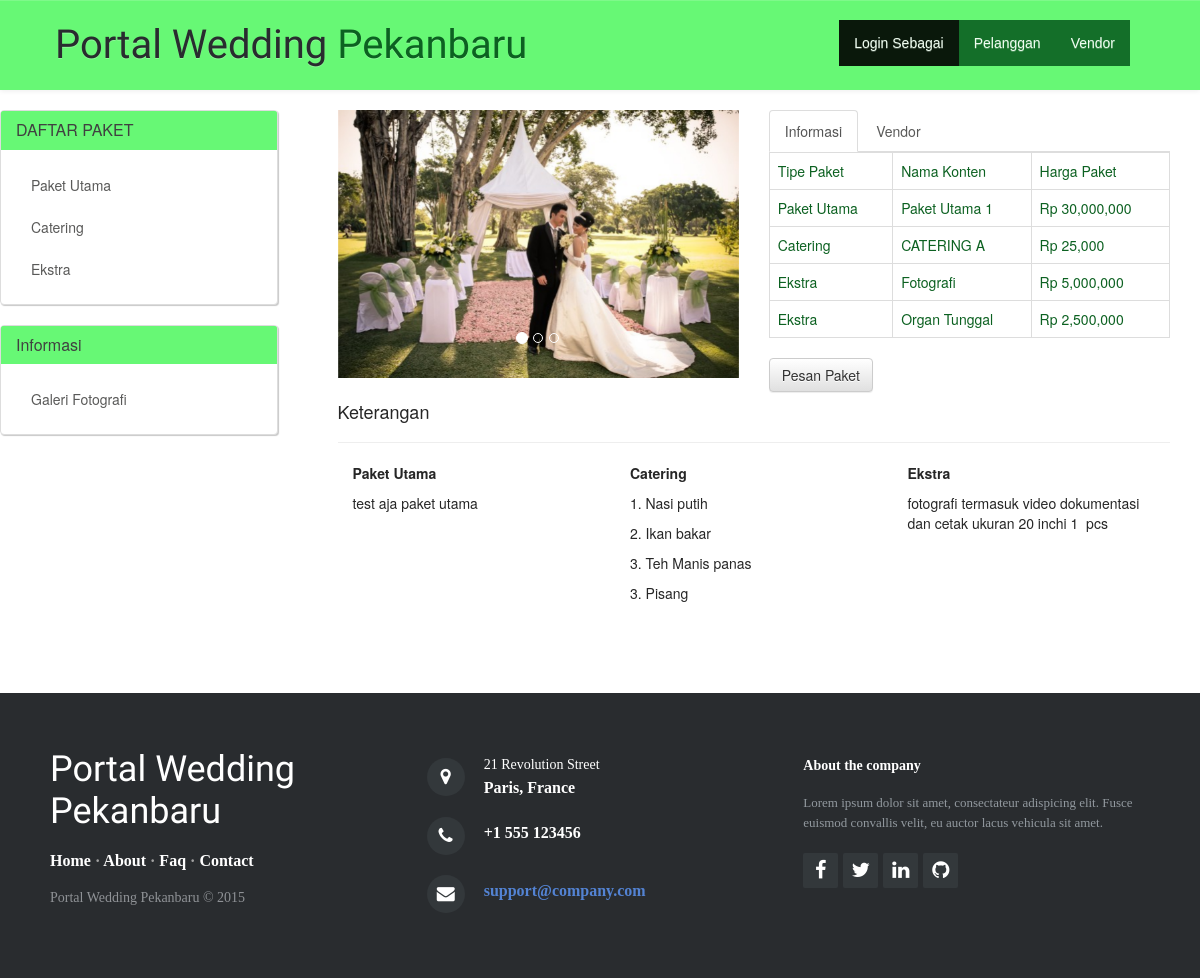
The app's page /paket/menu_paket/1 with its own data.
### tables this page shows
CREATE TABLE IF NOT EXISTS `tbl_paket` (
`id_konten` bigint(20) NOT NULL,
  `id_vendor` bigint(20) NOT NULL,
  `nama_konten` varchar(100) NOT NULL,
  `harga` bigint(20) NOT NULL,
  `tipe` tinyint(1) NOT NULL,
  `foto` varchar(100) NOT NULL,
  `keterangan` text NOT NULL
);

### application/controllers/Paket.php (called while the page is built, shortened)
<?php
class Paket extends CI_Controller{
    function __construct()
    {
        $this->load->library('Encrypt_aspireone');
        $this->load->library('Ekstra');
        $this->load->model('Paket_model');
    }
    function menu_paket($id_vendor){
        $this->load->model('Vendor_model');
        $data['g_paket'] = $this->Paket_model->g_paket($id_vendor);
        $data['g_vendor'] = $this->Vendor_model->get_vendor_2($id_vendor);
        $data['_view'] = 'paket/single_paket';
        $this->load->view('layouts/main_pelanggan',$data);
    }
}

### index.php (called while the page is built, shortened)
<?php
require_once BASEPATH.'core/CodeIgniter.php';

### application/models/Paket_model.php (called while the page is built, shortened)
<?php
class Paket_model extends CI_Model
{
    function g_paket($id_vendor){
        $this->db->where('tbl_paket.id_vendor',$id_vendor);
        $this->db->order_by('tipe','ASC');
        return $this->db->get('tbl_paket')->result_array();
    }
}

### application/views/paket/single_paket.php (the view, shortened to what this page needs)
<?php
foreach($g_paket as $r_paket){
    $foto[] = $r_paket['foto'];
}
?>
<div class="col-lg-12 col-md-12 col-xs-12 col-sm-12">
        <div class="col-lg-6 col-md-6 col-xs-12 col-sm-12">
           <div class="carousel slide" data-ride="carousel" id="carousel-1">
                <div class="carousel-inner" role="listbox">
                    <div class="item active"><img src="<?php echo base_url('files/konten/'.$foto[0]) ?>" alt="Slide Image" /></div>
                </div>
                <ol class="carousel-indicators">
                    <li data-target="#carousel-1" data-slide-to="0" class="active"></li>
                    <li data-target="#carousel-1" data-slide-to="1"></li>
                    <li data-target="#carousel-1" data-slide-to="2"></li>
                </ol>
            </div>
        </div>
        <div class="col-lg-6 col-md-6 col-xs-12 col-sm-12">
            <ul class="nav nav-tabs">
                <li class="active"><a href="#tab-1" role="tab" data-toggle="tab">Informasi</a></li>
                <li><a href="#tab-2" role="tab" data-toggle="tab">Vendor</a></li>
            </ul>
            <div class="tab-content">
                <div class="tab-pane active" role="tabpanel" id="tab-1">
                    <table class="table table-bordered">
                        <tr>
                            <td>Tipe Paket</td>
                            <td>Nama Konten</td>
                            <td>Harga Paket</td>
                        </tr>
                        <?php foreach($g_paket as $r_paket){ ?>
                        <tr>
                            <td>
                                <?php
                                    if($r_paket['tipe'] == 1){
                                        echo 'Paket Utama';
                                    }elseif($r_paket['tipe'] == 2){
                                        echo 'Catering';
                                    }elseif($r_paket['tipe'] == 3){
                                        echo 'Ekstra';
                                    }
                                ?>
                            </td>
                            <td><?php echo htmlentities($r_paket['nama_konten']) ?></td>
                            <td>Rp <?php echo number_format($r_paket['harga']) ?></td>
                        </tr>
                        <?php $keterangan[] = $r_paket['keterangan']; ?>
                        <?php } ?>
                    </table>
                    <a href="<?php echo site_url('pesanan/pesan_sekarang/'.$r_paket['id_vendor']) ?>" class="btn btn-default">Pesan Paket</a>
                </div>
            </div>
        </div>
        <div class="row clearfix"></div>
        <div class="col-md-12">
            <div class="keterangan-produk">
                <h4>Keterangan</h4>
                <hr/>
                <?php if($keterangan[0] != ""){ ?>
                <div class="col-md-4 col-sm-12">
                    <p><b>Paket Utama</b></p>
                    <?php echo $keterangan[0] ?>
                </div>
                <?php } ?>
                <?php if(count($keterangan) > 1){ ?>
                    <?php if($keterangan[1] != ""){ ?>
                    <div class="col-md-4 col-sm-12">
                        <p><b>Catering</b></p>
                        <?php echo $keterangan[1] ?>
                    </div>
                    <?php } ?>
                <?php } ?>
                <?php if(count($keterangan) > 2){ ?>
                    <?php if($keterangan[2] != ""){ ?>
                    <div class="col-md-4 col-sm-12">
                        <p><b>Ekstra</b></p>
                        <?php echo $keterangan[2] ?>
                    </div>
                    <?php } ?>
                <?php } ?>
            </div>
        </div>
    </div>

### application/views/layouts/main_pelanggan.php (shortened to what this page needs)
<?php
$this->load->library('Encrypt_aspireone');
?>
<!DOCTYPE html>
<html>
<head>
    <link rel="stylesheet" href="<?php echo base_url('resources/pelanggan/assets/bootstrap/css/bootstrap.min.css') ?>">
    <link rel="stylesheet" href="<?php echo base_url('resources/pelanggan/assets/fonts/font-awesome.min.css') ?>">
    <link rel="stylesheet" href="<?php echo base_url('resources/pelanggan/assets/css/styles.css') ?>">
    <link rel="stylesheet" href="<?php echo base_url('resources/pelanggan/assets/css/Bootstrap-Payment-Form.css') ?>">
    <link rel="stylesheet" href="<?php echo base_url('resources/pelanggan/assets/css/Google-Style-Login.css') ?>">
    <link rel="stylesheet" href="<?php echo base_url('resources/pelanggan/assets/css/style-login.css') ?>">
    <link rel="stylesheet" href="<?php echo base_url('resources/pelanggan/assets/css/Pretty-Header.css') ?>">
    <link rel="stylesheet" href="<?php echo base_url('resources/pelanggan/assets/css/Pretty-Footer.css') ?>">
</head>
<body>
    <nav class="navbar navbar-default custom-header">
    <div class="container-fluid">
        <div class="navbar-header"><a href="#" class="navbar-brand navbar-link">Portal Wedding <span>Pekanbaru </span> </a>
        </div>
        <?php
        if($this->session->userdata("logged_id")){
        ?>
        <div class="collapse navbar-collapse" id="navbar-collapse">
            <ul class="nav navbar-nav links hidden-xs hidden-sm" style="float:right">
                <li role="presentation"><a style="background-color:#000;">Welcome</a></li>
                <li role="presentation"><a href="<?php echo site_url('pelanggan/profilku') ?>">Profil </a></li>
                <li role="presentation"><a href="<?php echo site_url('pelanggan/act_logout_pelanggan') ?>">Logout </a></li>
            </ul>
        </div>
        <?php }else{
        ?>
        <div class="collapse navbar-collapse" id="navbar-collapse">
            <ul class="nav navbar-nav links hidden-xs hidden-sm" style="float:right">
                <li role="presentation"><a style="background-color:#000;">Login Sebagai</a></li>
                <li role="presentation"><a href="<?php echo site_url('pelanggan/login') ?>">Pelanggan </a></li>
                <li role="presentation"><a href="<?php echo site_url('login/wo_admin') ?>">Vendor </a></li>
            </ul>
        </div>
        <?php } ?>
    </div>
</nav>
    <div class="row">
    <div class="col-lg-3 col-md-3 hidden-xs hidden-sm">
        <div class="panel panel-default">
            <div class="panel-heading">
                <h3 class="panel-title">DAFTAR PAKET</h3>
            </div>
            <div class="panel-body">
                <ul class="nav nav-pills nav-stacked">
                    <li><a href="<?php echo site_url('beranda/index/1') ?>">Paket Utama</a></li>
                    <li><a href="<?php echo site_url('beranda/index/2') ?>">Catering</a></li>
                    <li><a href="<?php echo site_url('beranda/index/3') ?>">Ekstra</a></li>
                </ul>
            </div>
        </div>
        <div class="panel panel-default">
            <div class="panel-heading">
                <h3 class="panel-title">Informasi</h3>
            </div>
            <div class="panel-body">
                <ul class="nav nav-pills nav-stacked">
                    <li><a href="<?php echo site_url('galeri/lihat_galeri') ?>">Galeri Fotografi</a></li>
                </ul>
            </div>
        </div>
    </div>
    <div class="col-lg-9 col-md-9 col-xs-12 col-sm-12">
        <?php
            if(isset($_view) && $_view)
            $this->load->view($_view);
        ?>
    </div>
</div>
    <footer>
    <div class="row">
        <div class="col-md-4 col-sm-6 footer-navigation">
            <h3>Portal Wedding Pekanbaru</h3>
            <p class="links"><a href="<?php echo site_url('beranda') ?>">Home</a><strong> · </strong><a href="#">About</a><strong> · </strong><a href="#">Faq</a><strong> · </strong><a href="#">Contact</a></p>
            <p class="company-name">Portal Wedding Pekanbaru © 2015 </p>
        </div>
        <div class="col-md-4 col-sm-6 footer-contacts">
            <div><span class="fa fa-map-marker footer-contacts-icon"> </span>
                <p><span class="new-line-span">21 Revolution Street</span> Paris, France</p>
            </div>
            <div><i class="fa fa-phone footer-contacts-icon"></i>
                <p class="footer-center-info email text-left"> +1 555 123456</p>
            </div>
            <div><i class="fa fa-envelope footer-contacts-icon"></i>
                <p> <a href="#" target="_blank">support@company.com</a></p>
            </div>
        </div>
        <div class="col-md-4 footer-about">
            <h4>About the company</h4>
            <p> Lorem ipsum dolor sit amet, consectateur adispicing elit. Fusce euismod convallis velit, eu auctor lacus vehicula sit amet.
            </p>
            <div class="social-links social-icons"><a href="#"><i class="fa fa-facebook"></i></a><a href="#"><i class="fa fa-twitter"></i></a><a href="#"><i class="fa fa-linkedin"></i></a><a href="#"><i class="fa fa-github"></i></a></div>
        </div>
    </div>
</footer>
</body>
</html>

### resources/pelanggan/assets/css/styles.css (style rules this page uses)
body { background-color:#fbf9f5; font-family:sans-serif; }
a { color:#595958; text-decoration:none; }
.panel-default { box-shadow:1px 1px 1px #c8c8c8; }
.panel-default > .panel-heading { color:#404040; font-weight:bold; background-color:#67f875; border-color:#67f875; }
.panel-default > .panel-heading { background-image:-webkit-linear-gradient(top,#67f875 0,#67f875 100%); background-image:-o-linear-gradient(top,#f5f5f5 0,#e8e8e8 100%); background-image:-webkit-gradient(linear,left top,left bottom,from(#67f875),to(#67f875)); background-image:linear-gradient(to bottom,#67f875 0,#67f875 100%); filter:progid:DXImageTransform.Microsoft.gradient(startColorstr='#fff5f5f5', endColorstr='#ffe8e8e8', GradientType=0); background-repeat:repeat-x; }
div.keterangan-produk { color:#262626; }

### resources/pelanggan/assets/css/style-login.css (style rules this page uses)
body { font-family:"Helvetica Neue",Helvetica,Arial,sans-serif; font-size:14px; line-height:1.42857143; color:#0c6121; background-color:#fff; }

### resources/pelanggan/assets/css/Pretty-Header.css (style rules this page uses)
.custom-header { background:#67f875; padding:20px 40px; box-sizing:border-box; border:0; border-radius:0; }
.custom-header a.navbar-brand.navbar-link { color:#292c2f; font:normal 40px Cookie, Arial, Helvetica, sans-serif; line-height:0.5; margin-right:40px; background:#67f875; }
.custom-header a.navbar-brand.navbar-link span { color:#0c6121; }
.custom-header ul.nav.navbar-nav.links li a { font:14px Arial, Helvetica, sans-serif; opacity:0.9; text-decoration:none; color:#fff; background:#0c6121; border:0; }

### resources/pelanggan/assets/css/Pretty-Footer.css (style rules this page uses)
footer { background-color:#292c2f; box-shadow:0 1px 1px 0 rgba(0, 0, 0, 0.12); box-sizing:border-box; width:100%; text-align:left; font:bold 16px san-serif; padding:55px 50px; margin-top:80px; bottom:0; color:#a2a2a2; }
.footer-navigation h3 { margin:0; font:normal 36px Cookie, san-serif; margin-bottom:20px; color:#fff; }
.footer-navigation p.links a { color:#fff; text-decoration:none; }
.footer-navigation p.company-name { color:#8f9296; font-size:14px; font-weight:normal; margin-top:20px; }
.footer-contacts p { display:inline-block; color:#ffffff; vertical-align:middle; }
.footer-contacts p a { color:#5383d3; text-decoration:none; }
.fa.footer-contacts-icon { background-color:#33383b; color:#fff; font-size:18px; width:38px; height:38px; border-radius:50%; text-align:center; line-height:38px; margin:10px 15px 10px 0; }
span.new-line-span { display:block; font-weight:normal; display:block; font-weight:normal; font-size:14px; line-height:2; }
.footer-about h4 { display:block; color:#fff; font-size:14px; font-weight:bold; margin-bottom:20px; }
.footer-about p { line-height:20px; color:#92999f; font-size:13px; font-weight:normal; margin:0; }
div.social-links { margin-top:20px; color:#fff; }
.social-links a { display:inline-block; width:35px; height:35px; cursor:pointer; background-color:#33383b; border-radius:2px; font-size:20px; color:#ffffff; text-align:center; line-height:35px; margin-right:5px; margin-bottom:5px; }

### records on screen
tbl_paket: tipe "Paket Utama", nama_konten "Paket Utama 1", harga "30,000,000"
tbl_paket: tipe "Catering", nama_konten "CATERING A", harga "25,000"
tbl_paket: tipe "Ekstra", nama_konten "Fotografi", harga "5,000,000"
tbl_paket: tipe "Ekstra", nama_konten "Organ Tunggal", harga "2,500,000"

### other values on screen
$keterangan[0] "test aja paket utama"
$keterangan[1] "1. Nasi putih 2. Ikan bakar 3. Teh Manis panas 3. Pisang"
$keterangan[2] "fotografi termasuk video dokumentasi dan cetak ukuran 20 inchi 1 pcs"
